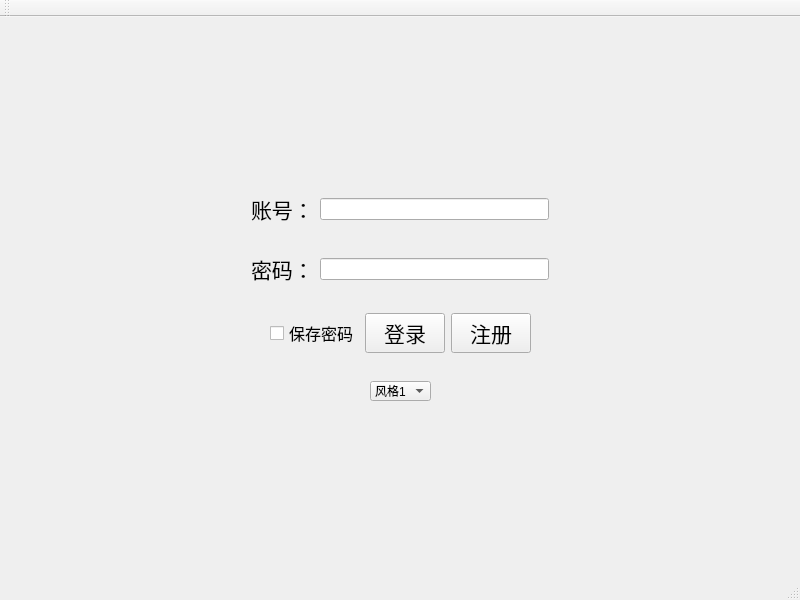
<?xml version="1.0" encoding="UTF-8"?>
<ui version="4.0">
 <class>MainWindow</class>
 <widget class="QMainWindow" name="MainWindow">
  <property name="geometry">
   <rect>
    <x>0</x>
    <y>0</y>
    <width>800</width>
    <height>600</height>
   </rect>
  </property>
  <property name="windowTitle">
   <string>MainWindow</string>
  </property>
  <widget class="QWidget" name="centralWidget">
   <layout class="QVBoxLayout" name="verticalLayout">
    <item>
     <spacer name="verticalSpacer">
      <property name="orientation">
       <enum>Qt::Vertical</enum>
      </property>
      <property name="sizeHint" stdset="0">
       <size>
        <width>20</width>
        <height>400</height>
       </size>
      </property>
     </spacer>
    </item>
    <item>
     <widget class="QWidget" name="widget" native="true">
      <layout class="QHBoxLayout" name="horizontalLayout_2">
       <item>
        <spacer name="horizontalSpacer">
         <property name="orientation">
          <enum>Qt::Horizontal</enum>
         </property>
         <property name="sizeHint" stdset="0">
          <size>
           <width>40</width>
           <height>20</height>
          </size>
         </property>
        </spacer>
       </item>
       <item>
        <widget class="QLabel" name="labelAccount">
         <property name="font">
          <font>
           <pointsize>16</pointsize>
          </font>
         </property>
         <property name="text">
          <string>账号：</string>
         </property>
        </widget>
       </item>
       <item>
        <widget class="QLineEdit" name="lineEditId"/>
       </item>
       <item>
        <spacer name="horizontalSpacer_2">
         <property name="orientation">
          <enum>Qt::Horizontal</enum>
         </property>
         <property name="sizeHint" stdset="0">
          <size>
           <width>40</width>
           <height>20</height>
          </size>
         </property>
        </spacer>
       </item>
      </layout>
      <zorder>labelAccount</zorder>
      <zorder>horizontalSpacer</zorder>
      <zorder>horizontalSpacer_2</zorder>
      <zorder>lineEditId</zorder>
     </widget>
    </item>
    <item>
     <widget class="QWidget" name="widget_2" native="true">
      <layout class="QHBoxLayout" name="horizontalLayout_3">
       <item>
        <spacer name="horizontalSpacer_3">
         <property name="orientation">
          <enum>Qt::Horizontal</enum>
         </property>
         <property name="sizeHint" stdset="0">
          <size>
           <width>40</width>
           <height>20</height>
          </size>
         </property>
        </spacer>
       </item>
       <item>
        <widget class="QLabel" name="labelPassword">
         <property name="font">
          <font>
           <pointsize>16</pointsize>
          </font>
         </property>
         <property name="text">
          <string>密码：</string>
         </property>
        </widget>
       </item>
       <item>
        <widget class="QLineEdit" name="lineEditPassword">
         <property name="echoMode">
          <enum>QLineEdit::Password</enum>
         </property>
        </widget>
       </item>
       <item>
        <spacer name="horizontalSpacer_4">
         <property name="orientation">
          <enum>Qt::Horizontal</enum>
         </property>
         <property name="sizeHint" stdset="0">
          <size>
           <width>40</width>
           <height>20</height>
          </size>
         </property>
        </spacer>
       </item>
      </layout>
     </widget>
    </item>
    <item>
     <widget class="QWidget" name="widget_3" native="true">
      <layout class="QHBoxLayout" name="horizontalLayout_4">
       <item>
        <spacer name="horizontalSpacer_5">
         <property name="orientation">
          <enum>Qt::Horizontal</enum>
         </property>
         <property name="sizeHint" stdset="0">
          <size>
           <width>40</width>
           <height>20</height>
          </size>
         </property>
        </spacer>
       </item>
       <item>
        <widget class="QCheckBox" name="checkBoxSave">
         <property name="minimumSize">
          <size>
           <width>0</width>
           <height>20</height>
          </size>
         </property>
         <property name="font">
          <font>
           <pointsize>12</pointsize>
          </font>
         </property>
         <property name="text">
          <string>保存密码</string>
         </property>
        </widget>
       </item>
       <item>
        <widget class="QPushButton" name="pushButtonLogin">
         <property name="font">
          <font>
           <pointsize>16</pointsize>
          </font>
         </property>
         <property name="text">
          <string>登录</string>
         </property>
        </widget>
       </item>
       <item>
        <widget class="QPushButton" name="pushButtonRegister">
         <property name="font">
          <font>
           <pointsize>16</pointsize>
          </font>
         </property>
         <property name="text">
          <string>注册</string>
         </property>
        </widget>
       </item>
       <item>
        <spacer name="horizontalSpacer_6">
         <property name="orientation">
          <enum>Qt::Horizontal</enum>
         </property>
         <property name="sizeHint" stdset="0">
          <size>
           <width>40</width>
           <height>20</height>
          </size>
         </property>
        </spacer>
       </item>
      </layout>
      <zorder>pushButtonRegister</zorder>
      <zorder>pushButtonLogin</zorder>
      <zorder>horizontalSpacer_5</zorder>
      <zorder>horizontalSpacer_6</zorder>
      <zorder>checkBoxSave</zorder>
     </widget>
    </item>
    <item>
     <widget class="QWidget" name="widget_4" native="true">
      <layout class="QHBoxLayout" name="horizontalLayout">
       <item>
        <spacer name="horizontalSpacer_7">
         <property name="orientation">
          <enum>Qt::Horizontal</enum>
         </property>
         <property name="sizeHint" stdset="0">
          <size>
           <width>40</width>
           <height>20</height>
          </size>
         </property>
        </spacer>
       </item>
       <item>
        <widget class="QComboBox" name="comboBox">
         <property name="minimumSize">
          <size>
           <width>60</width>
           <height>20</height>
          </size>
         </property>
         <item>
          <property name="text">
           <string>风格1</string>
          </property>
         </item>
         <item>
          <property name="text">
           <string>风格2</string>
          </property>
         </item>
         <item>
          <property name="text">
           <string>风格3</string>
          </property>
         </item>
        </widget>
       </item>
       <item>
        <spacer name="horizontalSpacer_8">
         <property name="orientation">
          <enum>Qt::Horizontal</enum>
         </property>
         <property name="sizeHint" stdset="0">
          <size>
           <width>40</width>
           <height>20</height>
          </size>
         </property>
        </spacer>
       </item>
      </layout>
     </widget>
    </item>
    <item>
     <spacer name="verticalSpacer_2">
      <property name="orientation">
       <enum>Qt::Vertical</enum>
      </property>
      <property name="sizeHint" stdset="0">
       <size>
        <width>20</width>
        <height>400</height>
       </size>
      </property>
     </spacer>
    </item>
   </layout>
   <zorder>widget</zorder>
   <zorder>widget_2</zorder>
   <zorder>widget_3</zorder>
   <zorder>verticalSpacer</zorder>
   <zorder>verticalSpacer_2</zorder>
   <zorder>widget_4</zorder>
  </widget>
  <widget class="QMenuBar" name="menuBar">
   <property name="geometry">
    <rect>
     <x>0</x>
     <y>0</y>
     <width>800</width>
     <height>23</height>
    </rect>
   </property>
  </widget>
  <widget class="QToolBar" name="mainToolBar">
   <attribute name="toolBarArea">
    <enum>TopToolBarArea</enum>
   </attribute>
   <attribute name="toolBarBreak">
    <bool>false</bool>
   </attribute>
  </widget>
  <widget class="QStatusBar" name="statusBar"/>
 </widget>
 <layoutdefault spacing="6" margin="11"/>
 <resources/>
 <connections/>
</ui>
